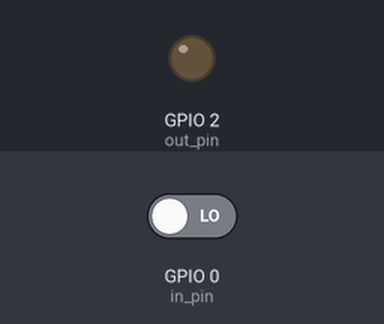
This sketch was run on a simulated ESP8266 (NodeMCU). On the bench: output pins drawn as LEDs (lit = HIGH). The inputs (shaded band) are chosen by the test bench; at power-on: GPIO 0 (in_pin) LOW. WiFi joins after 1.5 s; servers stay silent unless stated; what the sketch prints to the serial monitor is not drawn.

Above: at 2.7 s.
2.8 s: GPIO 0 (in_pin) driven HIGH
At 3.5 s:
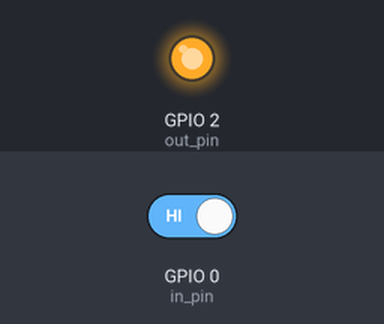
4.3 s: GPIO 0 (in_pin) driven LOW
At 4.6 s:
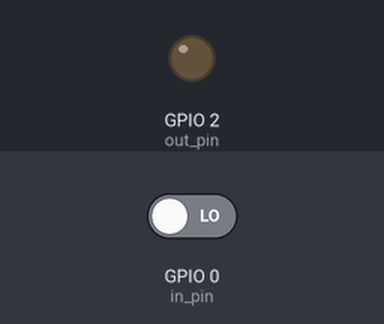
Timing chart, 0 to 7.3 s (numbered marks = the images above; inputs shaded):
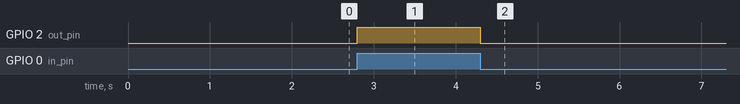

Measured:
- after the input at 2.8 s, GPIO 2 (out_pin): LOW → HIGH at once
- after the input at 4.3 s, GPIO 2 (out_pin): HIGH → LOW at once

The sketch:

sender.ino
```cpp
// (licence header left out)
#include <ESP8266WiFi.h>
#include <ESP8266HTTPClient.h>
#include <WiFiClient.h>

int out_pin = 2;
int in_pin = 0;
int BUTTONstate = 0;
int number = 0;

const char* ssid = "co-line";
const char* password = "coline9713";

//Your Domain name with URL path or IP address with path
//String serverName = "http://httpbin.org/ip";
String serverName = "http://e5b222ab1d48.ngrok.io/send";

// the following variables are unsigned longs because the time, measured in
// milliseconds, will quickly become a bigger number than can be stored in an int.
unsigned long lastTime = 0;
// Timer set to 10 minutes (600000)
//unsigned long timerDelay = 600000;
// Set timer to 5 seconds (5000)
unsigned long timerDelay = 5000;

void setup() {
  pinMode(LED_BUILTIN, OUTPUT);
  pinMode(out_pin, OUTPUT);
  pinMode(in_pin, INPUT);
  Serial.begin(115200);

  WiFi.begin(ssid, password);
  Serial.println("Connecting");
  while(WiFi.status() != WL_CONNECTED) {
    delay(500);
    Serial.print(".");
  }
  Serial.println("");
  Serial.print("Connected to WiFi network with IP Address: ");
  Serial.println(WiFi.localIP());

  Serial.println("Timer set to 5 seconds (timerDelay variable), it will take 5 seconds before publishing the first reading.");
}

void loop() {
  BUTTONstate = digitalRead(in_pin);

  if (BUTTONstate == HIGH){
    digitalWrite(out_pin, HIGH);
  }
  else{
    digitalWrite(out_pin, LOW);
    Serial.print("send");
    //Send an HTTP POST request every 10 minutes
    if ((millis() - lastTime) > timerDelay) {

      //Check WiFi connection status
      if(WiFi.status()== WL_CONNECTED){
      HTTPClient http;
      String serverPath = serverName;

      // Your Domain name with URL path or IP address with path
      http.begin(serverPath.c_str());

      // Send HTTP GET request
      int httpResponseCode = http.GET();

      if (httpResponseCode>0) {
        Serial.print("HTTP Response code: ");
        Serial.println(httpResponseCode);
        String payload = http.getString();
        Serial.println(payload);
        Serial.println(number);
        if (payload == "1") {
          Serial.println("Light is ON");
        }
        else {
          Serial.println("Light is OFF");
        }
        number++;
      }
      else {
        Serial.print("Error code: ");
        Serial.println(httpResponseCode);
      }
      // Free resources
      http.end();
    }
    else {
      Serial.println("WiFi Disconnected");
    }
    lastTime = millis();
  }
  }

}
```
